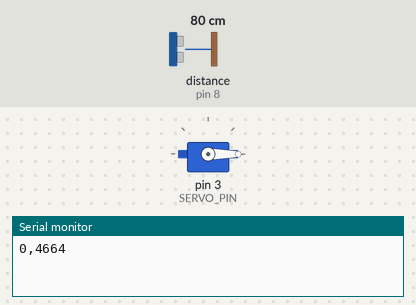
The sketch below on a simulated Arduino Uno, built with avr-gcc and run on an emulated ATmega328P. Shown: servo, the last lines printed to the serial monitor. The test bench sets the inputs (shaded band); at power-on: distance to the obstacle (sensor on pin 8) 80 cm. The echo pulse lasts 58.3 µs per cm.

Above: at 0.05 s.
At 0.55 s:
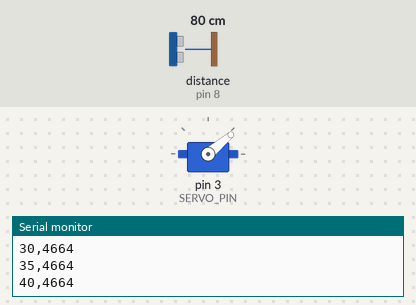
At 0.9 s:
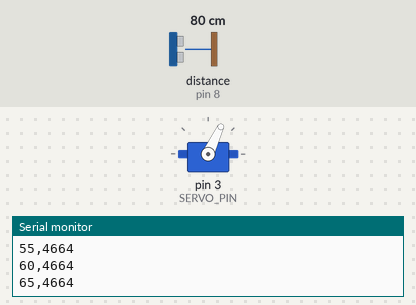
At 1.75 s:
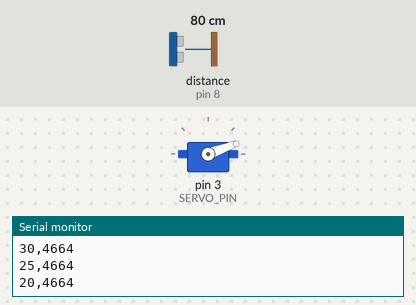
Timing chart, 0 to 4.5 s (numbered marks = the images above):
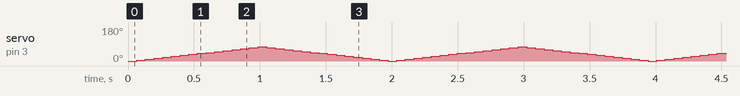

The sketch:

5_5_Simple_Radar.ino
```cpp
#define TRIGGER_PIN  7
#define ECHO_PIN     8
#define SERVO_PIN    3
#define MAX_DISTANCE 200
#define BUFFERSIZE 6
#include <NewPing.h>
#include <Servo.h>

// We use two libraries here to illustrate that you need not always write things from scratch

Servo zRotate;
NewPing sonar(TRIGGER_PIN, ECHO_PIN, MAX_DISTANCE);

void setup() {
    zRotate.attach(SERVO_PIN);
    zRotate.write(0);
    Serial.begin(115200);
    }

     //angle, distance
void loop() {
    int mAngle = 0;
    int xAngle = 75;
    int distance = 0;
    for (int angle=mAngle; angle<xAngle; angle= angle + 5){
      distance = noFilterMoveRead(angle);
      Serial.print(angle);
      Serial.print(",");
      Serial.print(distance);
      Serial.print("\n");
      delay(50);
    }

    for (int angle=xAngle; angle>mAngle ; angle= angle - 5){
      distance = noFilterMoveRead(angle);
      Serial.print(angle);
      Serial.print(",");
      Serial.print(distance);
      Serial.print("\n");
      delay(50);
    }

  }

int noFilterMoveRead(int angle){
  int reading;
  zRotate.write(angle);

  //allow for some time to settle
  delay(10);
  reading = sonar.ping();
  return reading;
  }
```
